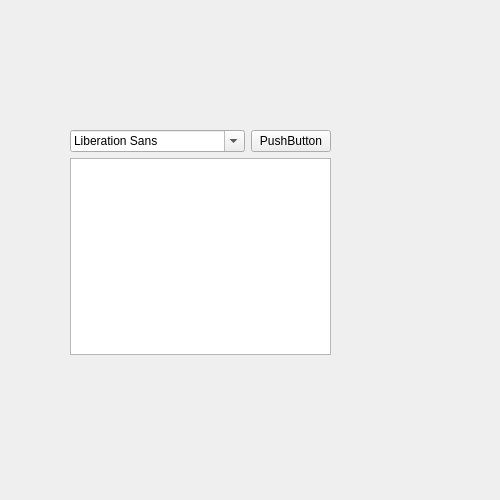
<?xml version="1.0" encoding="UTF-8"?>
<ui version="4.0">
 <class>Widget</class>
 <widget class="QWidget" name="Widget">
  <property name="geometry">
   <rect>
    <x>0</x>
    <y>0</y>
    <width>500</width>
    <height>500</height>
   </rect>
  </property>
  <property name="windowTitle">
   <string>Widget</string>
  </property>
  <widget class="QWidget" name="layoutWidget">
   <property name="geometry">
    <rect>
     <x>70</x>
     <y>130</y>
     <width>261</width>
     <height>225</height>
    </rect>
   </property>
   <layout class="QVBoxLayout" name="verticalLayout">
    <item>
     <layout class="QHBoxLayout" name="horizontalLayout">
      <item>
       <widget class="QFontComboBox" name="fontComboBox"/>
      </item>
      <item>
       <widget class="QPushButton" name="pushButton">
        <property name="text">
         <string>PushButton</string>
        </property>
        <property name="checkable">
         <bool>true</bool>
        </property>
       </widget>
      </item>
     </layout>
    </item>
    <item>
     <widget class="QTextEdit" name="textEdit"/>
    </item>
   </layout>
  </widget>
 </widget>
 <resources/>
 <connections/>
</ui>
